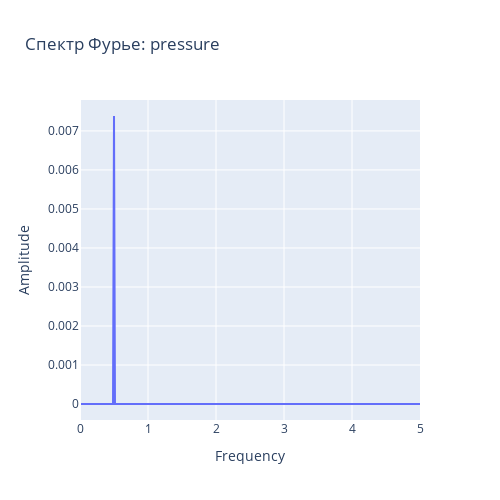

This figure's notebook cell:
### Code cell
import plotly.graph_objects as go

fig = go.Figure()

# добавляем вертикальные линии для правой части спектра Фурье
fig.add_trace(go.Scatter(x=freq_pos, y=r_fft_pos, mode='lines'))

# задаем заголовок и метки осей
fig.update_layout(title="Спектр Фурье: " + parameters[parameter], xaxis_title='Frequency', yaxis_title='Amplitude')

fig.update_xaxes(range=[0, 5], autorange=False)
fig.update_layout(width=500, height=500)


# выводим график
fig.show()

fig.write_image(dir_name+"/plots/fourier_transform_" + parameters[parameter] + ".png")

### Figure 1 — Plotly figure (JSON) as saved in the notebook; plotly's stock layout.template omitted (floating-point values rounded to 4 significant figures; data arrays with more than 128 entries replaced by an {"elided": "..."} marker saying what was removed)
{"data": [{"mode": "lines", "type": "scatter", "x": {"elided": "699 float values"}, "y": {"elided": "699 float values"}}], "layout": {"height": 500, "title": {"text": "Спектр Фурье: pressure"}, "width": 500, "xaxis": {"autorange": false, "range": [0, 5], "title": {"text": "Frequency"}}, "yaxis": {"title": {"text": "Amplitude"}}}}
